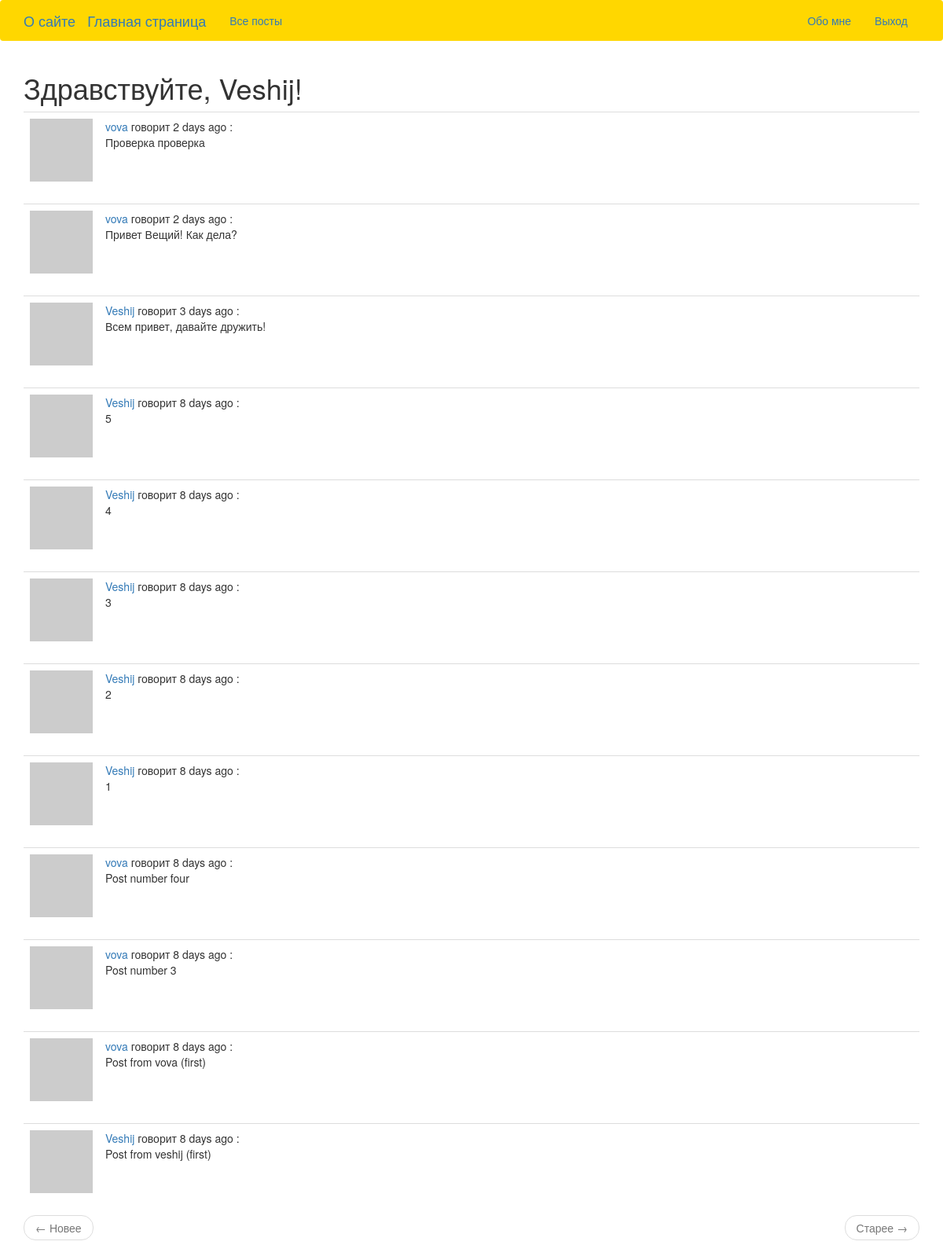
Page /explore (signed in) on the committed database.
### app/models.py (models this page shows, shortened)
class User(UserMixin, db.Model):
    id = db.Column(db.Integer, primary_key=True)
    username = db.Column(db.String(64), index=True, unique=True)
    email = db.Column(db.String(120), index=True, unique=True)
    password_hash = db.Column(db.String(128))
    posts = db.relationship('Post', backref='author', lazy='dynamic')
    about_me = db.Column(db.String(140))
    last_seen = db.Column(db.DateTime, default=datetime.utcnow)
    followed = db.relationship(
            'User', secondary=followers,
            primaryjoin=(followers.c.follower_id == id),
            secondaryjoin=(followers.c.followed_id == id),
            backref=db.backref('followers', lazy='dynamic'), lazy='dynamic')
    def avatar(self, size):
        digest = md5(self.email.lower().encode('utf-8')).hexdigest()
        return 'https://www.gravatar.com/avatar/{}?d=identicon&s={}'.format(digest, size)

class Post(db.Model):
    id = db.Column(db.Integer, primary_key=True)
    body = db.Column(db.String(140))
    timestamp = db.Column(db.DateTime, index=True, default=datetime.utcnow)
    user_id = db.Column(db.Integer, db.ForeignKey('user.id'))

### app/main/routes.py (the view)
@bp.route('/explore')
@login_required
def explore():
    page = request.args.get('page', 1, type=int)
    posts = Post.query.order_by(Post.timestamp.desc()).paginate(
            page, current_app.config['POSTS_PER_PAGE'], False)
    next_url = url_for('explore', page=posts.next_num) \
            if posts.has_next else None
    prev_url = url_for('explore', page=posts.prev_num) \
            if posts.has_prev else None
    return render_template('index.html', title='Explore', posts=posts.items, next_url=next_url, prev_url=prev_url)

### app/main/routes.py (called while the page is built)
@bp.before_request
def before_request():
    if current_user.is_authenticated:
        current_user.last_seen = datetime.utcnow()
        db.session.commit()

### app/models.py (called while the page is built)
@login.user_loader
def load_user(id):
    return User.query.get(int(id))

### app/templates/index.html (shortened to what this page needs)
{% extends "base.html" %}
{% import 'bootstrap/wtf.html' as wtf %}
{% block app_content %}
    <h1>Здравствуйте, {{ current_user.username }}!</h1>
    {% for post in posts %}
        {% include '_post.html' %}
    {% endfor %}
    <nav aria-label="...">
        <ul class="pager">
            <li class="previous{% if not prev_url %} disabled{% endif %}">
                <a href="{{ prev_url or '#' }}">
                    <span aria-hidden="true">&larr;</span> Новее
                </a>
            </li>
            <li class="next{% if not next_url %} disabled{% endif %}">
                <a href="{{ next_url or '#' }}">
                    Старее	 <span aria-hidden="true">&rarr;</span>
                </a>
            </li>
        </ul>
    </nav>
{% endblock %}

### app/templates/_post.html
   <table class="table table-hover">
        <tr>
            <td width="70px">
                <a href="{{ url_for('main.user', username=post.author.username) }}">
                    <img src="{{ post.author.avatar(70) }}" />
                </a>
            </td>
            <td>
                <a href="{{ url_for('main.user', username=post.author.username) }}">
                    {{ post.author.username }}
                </a>
                говорит {{ moment(post.timestamp).fromNow() }} :
                <br>
                {{ post.body }}
            </td>
        </tr>
    </table>

### rows in the picture
User: username "Veshij"
Post: author.username "vova", timestamp "2 days ago", body "Проверка проверка"
Post: author.username "vova", timestamp "2 days ago", body "Привет Вещий! Как дела?"
Post: author.username "Veshij", timestamp "3 days ago", body "Всем привет, давайте дружить!"
Post: author.username "Veshij", timestamp "8 days ago", body "5"
Post: author.username "Veshij", timestamp "8 days ago", body "4"
Post: author.username "Veshij", timestamp "8 days ago", body "3"
Post: author.username "Veshij", timestamp "8 days ago", body "2"
Post: author.username "Veshij", timestamp "8 days ago", body "1"
Post: author.username "vova", timestamp "8 days ago", body "Post number four"
Post: author.username "vova", timestamp "8 days ago", body "Post number 3"
Post: author.username "vova", timestamp "8 days ago", body "Post from vova (first)"
Post: author.username "Veshij", timestamp "8 days ago", body "Post from veshij (first)"
